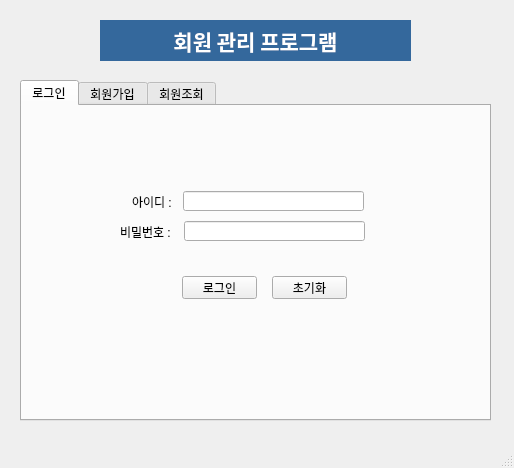
<?xml version="1.0" encoding="UTF-8"?>
<ui version="4.0">
 <class>MainWindow</class>
 <widget class="QMainWindow" name="MainWindow">
  <property name="geometry">
   <rect>
    <x>0</x>
    <y>0</y>
    <width>514</width>
    <height>468</height>
   </rect>
  </property>
  <property name="windowTitle">
   <string>MainWindow</string>
  </property>
  <widget class="QWidget" name="centralwidget">
   <widget class="QLabel" name="label">
    <property name="geometry">
     <rect>
      <x>100</x>
      <y>20</y>
      <width>311</width>
      <height>41</height>
     </rect>
    </property>
    <property name="font">
     <font>
      <family>맑은 고딕</family>
      <pointsize>16</pointsize>
      <weight>75</weight>
      <bold>true</bold>
     </font>
    </property>
    <property name="styleSheet">
     <string notr="true">background-color: rgb(52, 104, 156);
color: rgb(255, 255, 255);</string>
    </property>
    <property name="text">
     <string>회원 관리 프로그램</string>
    </property>
    <property name="alignment">
     <set>Qt::AlignCenter</set>
    </property>
   </widget>
   <widget class="QTabWidget" name="tabWidget">
    <property name="geometry">
     <rect>
      <x>20</x>
      <y>80</y>
      <width>471</width>
      <height>341</height>
     </rect>
    </property>
    <property name="currentIndex">
     <number>0</number>
    </property>
    <widget class="QWidget" name="tab">
     <attribute name="title">
      <string>로그인</string>
     </attribute>
     <widget class="QLabel" name="label_2">
      <property name="geometry">
       <rect>
        <x>110</x>
        <y>90</y>
        <width>56</width>
        <height>12</height>
       </rect>
      </property>
      <property name="text">
       <string>아이디 :</string>
      </property>
     </widget>
     <widget class="QLineEdit" name="loginid_edit">
      <property name="geometry">
       <rect>
        <x>161</x>
        <y>85</y>
        <width>181</width>
        <height>20</height>
       </rect>
      </property>
     </widget>
     <widget class="QLabel" name="label_3">
      <property name="geometry">
       <rect>
        <x>98</x>
        <y>120</y>
        <width>56</width>
        <height>12</height>
       </rect>
      </property>
      <property name="text">
       <string>비밀번호 :</string>
      </property>
     </widget>
     <widget class="QLineEdit" name="loginpw_edit">
      <property name="geometry">
       <rect>
        <x>162</x>
        <y>115</y>
        <width>181</width>
        <height>20</height>
       </rect>
      </property>
      <property name="echoMode">
       <enum>QLineEdit::Password</enum>
      </property>
     </widget>
     <widget class="QPushButton" name="login_btn">
      <property name="geometry">
       <rect>
        <x>160</x>
        <y>170</y>
        <width>75</width>
        <height>23</height>
       </rect>
      </property>
      <property name="text">
       <string>로그인</string>
      </property>
     </widget>
     <widget class="QPushButton" name="loginreset_btn">
      <property name="geometry">
       <rect>
        <x>250</x>
        <y>170</y>
        <width>75</width>
        <height>23</height>
       </rect>
      </property>
      <property name="text">
       <string>초기화</string>
      </property>
     </widget>
    </widget>
    <widget class="QWidget" name="tab_2">
     <attribute name="title">
      <string>회원가입</string>
     </attribute>
     <widget class="QLabel" name="label_4">
      <property name="geometry">
       <rect>
        <x>51</x>
        <y>50</y>
        <width>56</width>
        <height>12</height>
       </rect>
      </property>
      <property name="text">
       <string>아이디 :</string>
      </property>
     </widget>
     <widget class="QLineEdit" name="joinid_edit">
      <property name="geometry">
       <rect>
        <x>101</x>
        <y>45</y>
        <width>261</width>
        <height>20</height>
       </rect>
      </property>
     </widget>
     <widget class="QLabel" name="label_5">
      <property name="geometry">
       <rect>
        <x>39</x>
        <y>80</y>
        <width>56</width>
        <height>12</height>
       </rect>
      </property>
      <property name="text">
       <string>비밀번호 :</string>
      </property>
     </widget>
     <widget class="QLineEdit" name="joinpw_edit">
      <property name="geometry">
       <rect>
        <x>101</x>
        <y>75</y>
        <width>261</width>
        <height>20</height>
       </rect>
      </property>
      <property name="echoMode">
       <enum>QLineEdit::Password</enum>
      </property>
     </widget>
     <widget class="QLineEdit" name="joinname_edit">
      <property name="geometry">
       <rect>
        <x>102</x>
        <y>106</y>
        <width>261</width>
        <height>20</height>
       </rect>
      </property>
     </widget>
     <widget class="QLabel" name="label_6">
      <property name="geometry">
       <rect>
        <x>42</x>
        <y>111</y>
        <width>56</width>
        <height>12</height>
       </rect>
      </property>
      <property name="text">
       <string>     이름 :</string>
      </property>
     </widget>
     <widget class="QLineEdit" name="joinemail_edit">
      <property name="geometry">
       <rect>
        <x>101</x>
        <y>138</y>
        <width>261</width>
        <height>20</height>
       </rect>
      </property>
     </widget>
     <widget class="QLabel" name="label_7">
      <property name="geometry">
       <rect>
        <x>44</x>
        <y>143</y>
        <width>56</width>
        <height>12</height>
       </rect>
      </property>
      <property name="text">
       <string> 이메일 :</string>
      </property>
     </widget>
     <widget class="QLineEdit" name="joinage_edit">
      <property name="geometry">
       <rect>
        <x>101</x>
        <y>170</y>
        <width>261</width>
        <height>20</height>
       </rect>
      </property>
     </widget>
     <widget class="QLabel" name="label_8">
      <property name="geometry">
       <rect>
        <x>47</x>
        <y>175</y>
        <width>56</width>
        <height>12</height>
       </rect>
      </property>
      <property name="text">
       <string>   나이 :</string>
      </property>
     </widget>
     <widget class="QPushButton" name="join_btn">
      <property name="geometry">
       <rect>
        <x>131</x>
        <y>220</y>
        <width>75</width>
        <height>23</height>
       </rect>
      </property>
      <property name="text">
       <string>회원가입</string>
      </property>
     </widget>
     <widget class="QPushButton" name="joinreset_btn">
      <property name="geometry">
       <rect>
        <x>231</x>
        <y>220</y>
        <width>75</width>
        <height>23</height>
       </rect>
      </property>
      <property name="text">
       <string>초기화</string>
      </property>
     </widget>
     <widget class="QPushButton" name="idcheck_btn">
      <property name="geometry">
       <rect>
        <x>369</x>
        <y>44</y>
        <width>75</width>
        <height>23</height>
       </rect>
      </property>
      <property name="text">
       <string>ID CHECK</string>
      </property>
     </widget>
    </widget>
    <widget class="QWidget" name="tab_3">
     <attribute name="title">
      <string>회원조회</string>
     </attribute>
     <widget class="QPushButton" name="memberreset_btn">
      <property name="geometry">
       <rect>
        <x>232</x>
        <y>220</y>
        <width>75</width>
        <height>23</height>
       </rect>
      </property>
      <property name="text">
       <string>초기화</string>
      </property>
     </widget>
     <widget class="QLineEdit" name="memberage_edit">
      <property name="geometry">
       <rect>
        <x>102</x>
        <y>170</y>
        <width>261</width>
        <height>20</height>
       </rect>
      </property>
     </widget>
     <widget class="QLineEdit" name="memberpw_edit">
      <property name="geometry">
       <rect>
        <x>102</x>
        <y>75</y>
        <width>261</width>
        <height>20</height>
       </rect>
      </property>
      <property name="echoMode">
       <enum>QLineEdit::Password</enum>
      </property>
     </widget>
     <widget class="QPushButton" name="membersearch_btn">
      <property name="geometry">
       <rect>
        <x>370</x>
        <y>44</y>
        <width>75</width>
        <height>23</height>
       </rect>
      </property>
      <property name="text">
       <string>회원조회</string>
      </property>
     </widget>
     <widget class="QLabel" name="label_16">
      <property name="geometry">
       <rect>
        <x>45</x>
        <y>143</y>
        <width>56</width>
        <height>12</height>
       </rect>
      </property>
      <property name="text">
       <string> 이메일 :</string>
      </property>
     </widget>
     <widget class="QLineEdit" name="memberid_edit">
      <property name="geometry">
       <rect>
        <x>102</x>
        <y>45</y>
        <width>261</width>
        <height>20</height>
       </rect>
      </property>
     </widget>
     <widget class="QLabel" name="label_17">
      <property name="geometry">
       <rect>
        <x>52</x>
        <y>50</y>
        <width>56</width>
        <height>12</height>
       </rect>
      </property>
      <property name="text">
       <string>아이디 :</string>
      </property>
     </widget>
     <widget class="QPushButton" name="membermodify_btn">
      <property name="geometry">
       <rect>
        <x>132</x>
        <y>220</y>
        <width>75</width>
        <height>23</height>
       </rect>
      </property>
      <property name="text">
       <string>정보수정</string>
      </property>
     </widget>
     <widget class="QLineEdit" name="membername_edit">
      <property name="geometry">
       <rect>
        <x>103</x>
        <y>106</y>
        <width>261</width>
        <height>20</height>
       </rect>
      </property>
     </widget>
     <widget class="QLabel" name="label_18">
      <property name="geometry">
       <rect>
        <x>43</x>
        <y>111</y>
        <width>56</width>
        <height>12</height>
       </rect>
      </property>
      <property name="text">
       <string>     이름 :</string>
      </property>
     </widget>
     <widget class="QLabel" name="label_19">
      <property name="geometry">
       <rect>
        <x>48</x>
        <y>175</y>
        <width>56</width>
        <height>12</height>
       </rect>
      </property>
      <property name="text">
       <string>   나이 :</string>
      </property>
     </widget>
     <widget class="QLineEdit" name="memberemail_edit">
      <property name="geometry">
       <rect>
        <x>102</x>
        <y>138</y>
        <width>261</width>
        <height>20</height>
       </rect>
      </property>
     </widget>
     <widget class="QLabel" name="label_20">
      <property name="geometry">
       <rect>
        <x>40</x>
        <y>80</y>
        <width>56</width>
        <height>12</height>
       </rect>
      </property>
      <property name="text">
       <string>비밀번호 :</string>
      </property>
     </widget>
    </widget>
   </widget>
  </widget>
  <widget class="QMenuBar" name="menubar">
   <property name="geometry">
    <rect>
     <x>0</x>
     <y>0</y>
     <width>514</width>
     <height>21</height>
    </rect>
   </property>
  </widget>
  <widget class="QStatusBar" name="statusbar"/>
 </widget>
 <tabstops>
  <tabstop>tabWidget</tabstop>
  <tabstop>loginid_edit</tabstop>
  <tabstop>loginpw_edit</tabstop>
  <tabstop>login_btn</tabstop>
  <tabstop>loginreset_btn</tabstop>
  <tabstop>joinid_edit</tabstop>
  <tabstop>joinpw_edit</tabstop>
  <tabstop>joinname_edit</tabstop>
  <tabstop>joinemail_edit</tabstop>
  <tabstop>joinage_edit</tabstop>
  <tabstop>join_btn</tabstop>
  <tabstop>joinreset_btn</tabstop>
  <tabstop>idcheck_btn</tabstop>
  <tabstop>memberreset_btn</tabstop>
  <tabstop>memberid_edit</tabstop>
  <tabstop>membersearch_btn</tabstop>
  <tabstop>memberpw_edit</tabstop>
  <tabstop>membername_edit</tabstop>
  <tabstop>memberemail_edit</tabstop>
  <tabstop>memberage_edit</tabstop>
  <tabstop>membermodify_btn</tabstop>
 </tabstops>
 <resources/>
 <connections/>
</ui>
